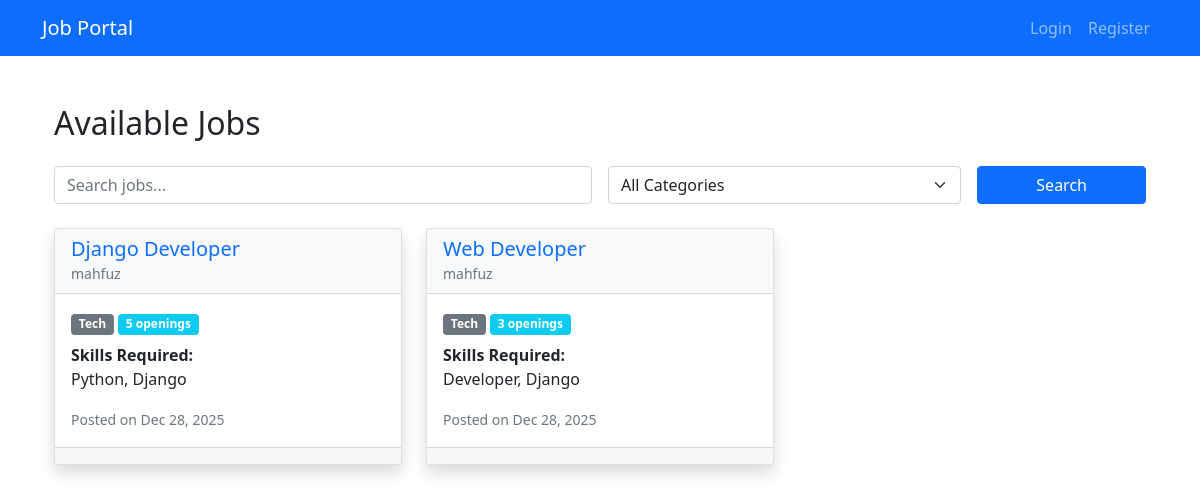
The page / on the database its author committed.
### JobPortal/models.py (models this page shows, shortened)
class Job(models.Model):
    CATEGORY_CHOICES = [
        ("tech", "Technology"),
        ("finance", "Finance"),
        ("healthcare", "Healthcare"),
        ("education", "Education"),
        ("other", "Other"),
    ]
    title = models.CharField(max_length=200)
    recruiter = models.ForeignKey(User, on_delete=models.CASCADE, related_name="jobs")
    number_of_openings = models.PositiveIntegerField()
    category = models.CharField(max_length=20, choices=CATEGORY_CHOICES)
    description = models.TextField()
    skills_required = models.TextField()
    created_at = models.DateTimeField(auto_now_add=True)

### JobPortal/views.py (the view)
# urls.py: path("", views.job_list, name="job_list"),
def job_list(request):
    jobs = Job.objects.all()
    query = request.GET.get("query", "")
    category = request.GET.get("category", "")
    if query:
        jobs = jobs.filter(
            Q(title__icontains=query)
            | Q(description__icontains=query)
            | Q(skills_required__icontains=query)
        )
    if category and category != "all":
        jobs = jobs.filter(category=category)
    applied_jobs = []
    if (
        hasattr(request.user, "userprofile")
        and request.user.userprofile.user_type == "jobseeker"
    ):
        applied_jobs = Application.objects.filter(jobseeker=request.user).values_list(
            "job_id", flat=True
        )
    return render(
        request,
        "portal/job_list.html",
        {
            "jobs": jobs,
            "applied_jobs": applied_jobs,
            "query": query,
            "category": category,
        },
    )

### JobPortal/templates/portal/job_list.html (shortened to what this page needs)
{% extends 'portal/base.html' %}
{% block content %}
<div class="container mt-5">
    <div class="row">
        <div class="col-12">
            <h2 class="mb-4">Available Jobs</h2>
            <form method="get" class="mb-4">
                <div class="row g-3">
                    <div class="col-md-6">
                        <input type="text" name="query" class="form-control" placeholder="Search jobs..." value="{{ query }}">
                    </div>
                    <div class="col-md-4">
                        <select name="category" class="form-select">
                            <option value="all" {% if not category or category == 'all' %}selected{% endif %}>All Categories</option>
                        </select>
                    </div>
                    <div class="col-md-2">
                        <button type="submit" class="btn btn-primary w-100">Search</button>
                    </div>
                </div>
            </form>
        </div>
    </div>
    <div class="row">
        {% for job in jobs %}
            <div class="col-md-4 mb-4">
                <div class="card shadow h-100">
                    <div class="card-header bg-light">
                        <h5 class="card-title mb-0"><a href="{% url 'portal:job_details' job.id %}" class="text-decoration-none">{{ job.title }}</a></h5>
                        <small class="text-muted">{{ job.recruiter.username }}</small>
                    </div>
                    <div class="card-body">
                        <div class="mb-2">
                            <span class="badge bg-secondary">{{ job.category|title }}</span>
                            <span class="badge bg-info">{{ job.number_of_openings }} openings</span>
                        </div>
                        <div class="mb-3">
                            <strong>Skills Required:</strong>
                            <p class="mb-0">{{ job.skills_required }}</p>
                        </div>
                        <small class="text-muted">Posted on {{ job.created_at|date:"M d, Y" }}</small>
                    </div>
                    <div class="card-footer">
                    </div>
                </div>
            </div>
        {% endfor %}
    </div>
</div>
{% endblock %}

### JobPortal/templates/portal/base.html (shortened to what this page needs)
<!DOCTYPE html>
<html lang="en">
<head>
    <link href="https://cdn.jsdelivr.net/npm/bootstrap@5.1.3/dist/css/bootstrap.min.css" rel="stylesheet">
</head>
<body>
    <nav class="navbar navbar-expand-lg navbar-dark bg-primary">
        <div class="container">
            <a class="navbar-brand" href="{% url 'portal:job_list' %}">Job Portal</a>
            <div class="navbar-nav ms-auto">
                {% if user.is_authenticated %}
                    <a class="nav-link" href="{% url 'portal:job_list' %}">Jobs</a>
                    <a class="nav-link" href="{% url 'portal:dashboard' %}">Dashboard</a>
                    <a class="nav-link" href="{% url 'portal:profile' %}">Profile</a>
                    <a class="nav-link" href="{% url 'portal:logout' %}">Logout</a>
                {% else %}
                    <a class="nav-link" href="{% url 'portal:login' %}">Login</a>
                    <a class="nav-link" href="{% url 'portal:register' %}">Register</a>
                {% endif %}
            </div>
        </div>
    </nav>
    <div class="container mt-4">
        {% block content %}{% endblock %}
    </div>
</body>
</html>

### rows shown on the page
Job: title "Django Developer", recruiter.username "mahfuz", category "Tech", number_of_openings "5", skills_required "Python, Django", created_at "Dec 28, 2025"
Job: title "Web Developer", recruiter.username "mahfuz", category "Tech", number_of_openings "3", skills_required "Developer, Django", created_at "Dec 28, 2025"
